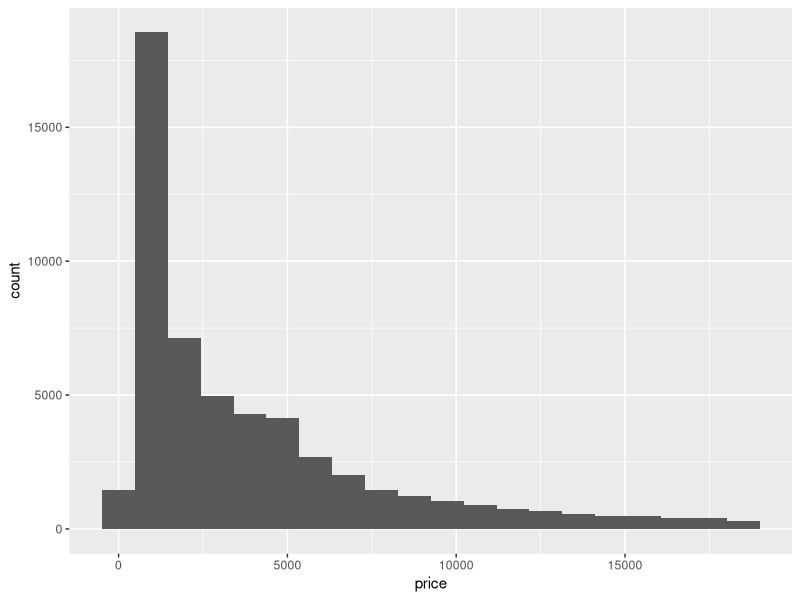
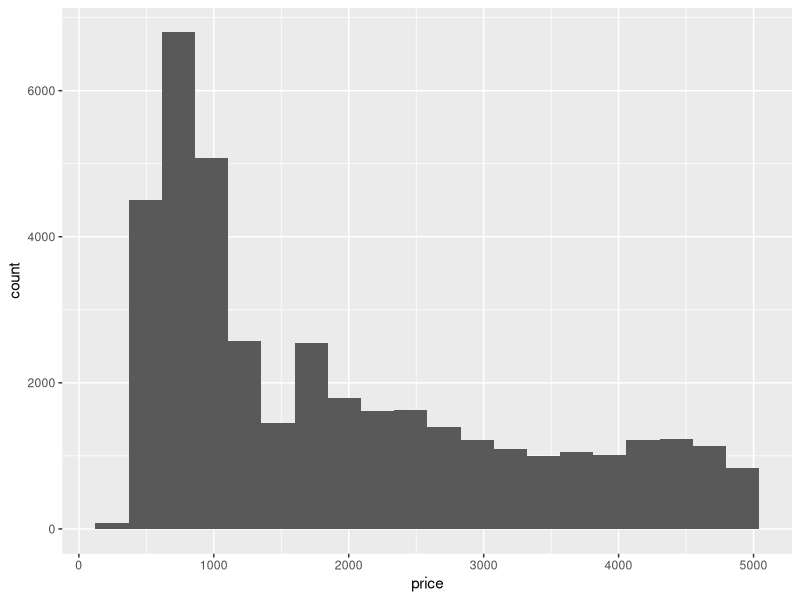
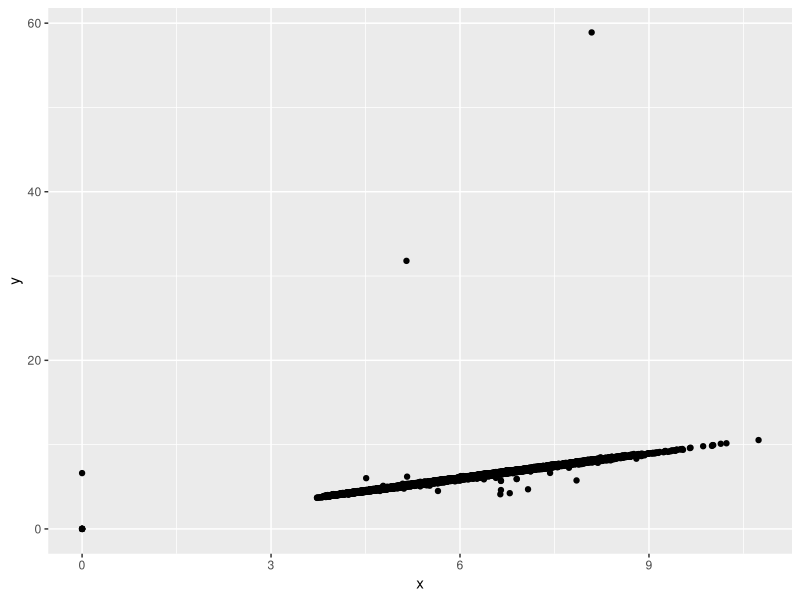
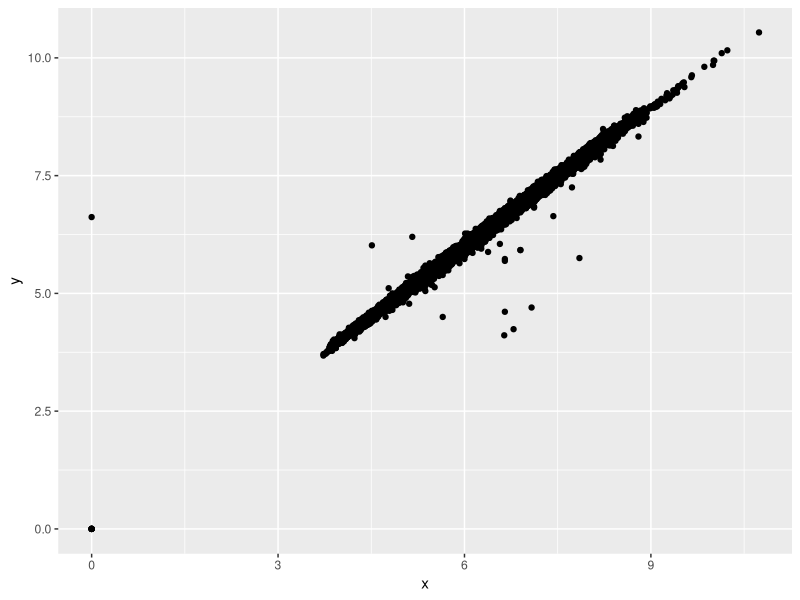
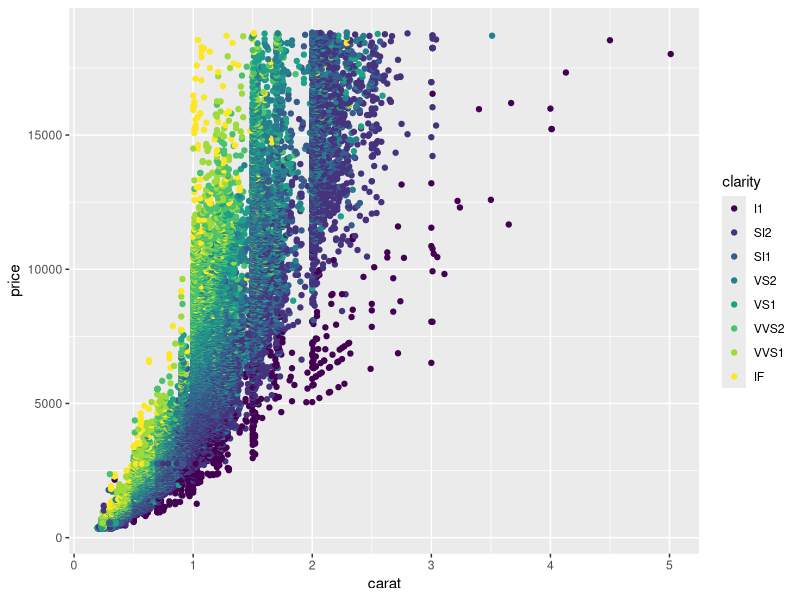
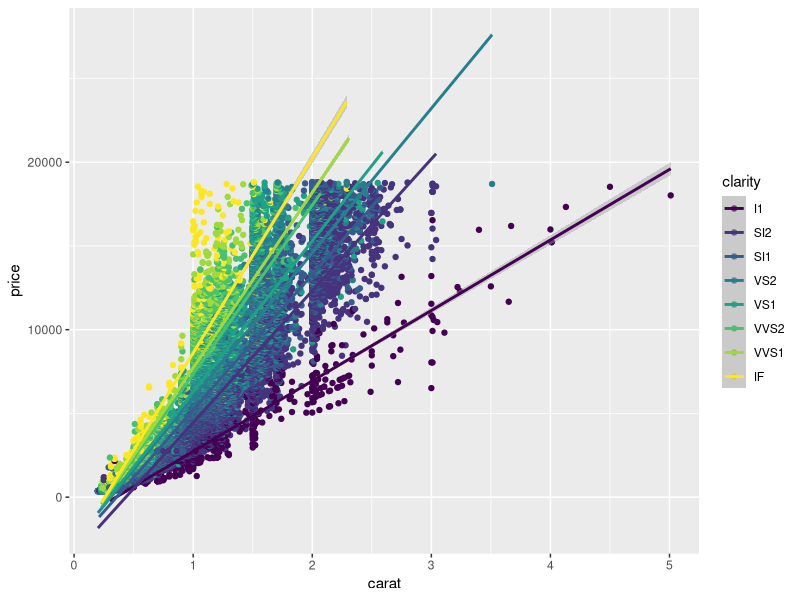
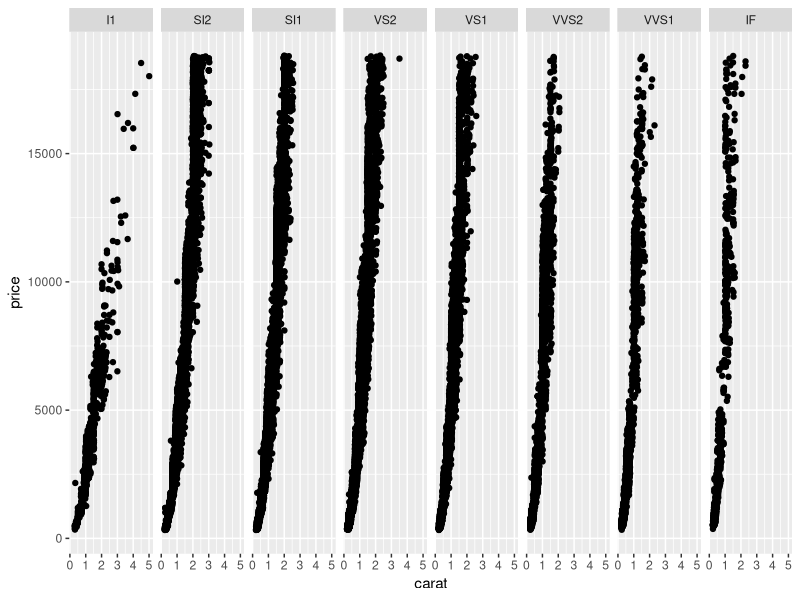
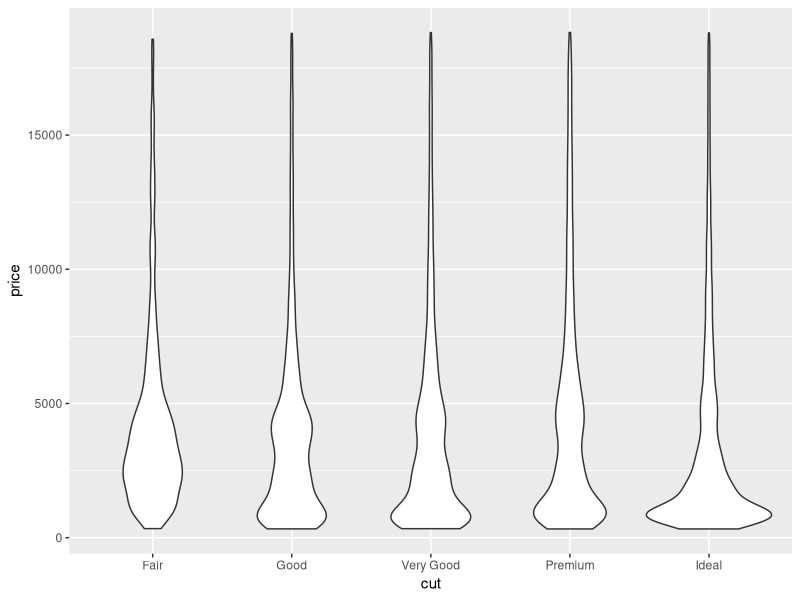

The R script that drew these images, in order:
## ---- chunk 1
library(ggplot2)
library(dplyr)
## ---- chunk 2
View(diamonds)
## ---- chunk 3
glimpse(diamonds)
summary(diamonds)
## ---- chunk 4
ggplot(diamonds, aes(x = price)) +
  geom_histogram(bins = 20)
## ---- chunk 5
ggplot(diamonds %>% filter(price < 5000), aes(x = price)) +
  geom_histogram(bins = 20)
## ---- chunk 6
ggplot(diamonds, aes(x = x, y = y)) +
  geom_point()
## ---- chunk 7
ggplot(diamonds %>% filter(x < 20 & y < 20), aes(x = x, y = y)) +
  geom_point()
## ---- chunk 8
ggplot(diamonds, aes(x = carat, y = price, color = clarity)) +
  geom_point()
## ---- chunk 9
ggplot(diamonds, aes(x = carat, y = price, color = clarity)) +
  geom_point() +
  geom_smooth(method = "lm")
## ---- chunk 10
ggplot(diamonds, aes(x = carat, y = price)) +
  geom_point() +
  facet_grid(. ~ clarity)
## ---- chunk 11
ggplot(diamonds, aes(x = cut, y = price)) +
  geom_violin()
## ---- chunk 12
ggplot(diamonds %>% filter(price < 5000), aes(x = price, fill = cut)) +
  geom_histogram(bins = 30) +
  xlim(0, 5000)
## ---- chunk 13
ggplot(diamonds, aes(x = color, y = price)) +
  stat_summary(fun = mean, geom = "bar")
